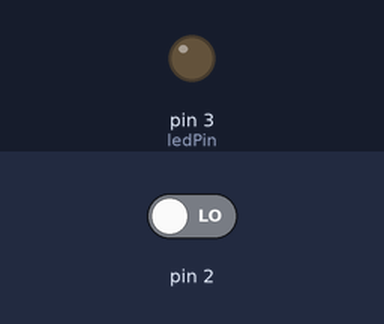
This sketch was run on a simulated Arduino Uno, built with avr-gcc and run on an emulated ATmega328P. Parts: output pins drawn as LEDs (lit = HIGH). Dashed ring = blinking. Inputs (shaded band) come from the test bench; at power-on: pin 2 LOW. What the sketch prints to the serial monitor is not drawn.

Above: at 1.2 s.
1.3 s: pin 2 driven HIGH
At 2.2 s:
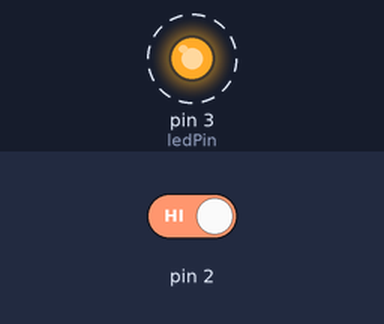
4.3 s: pin 2 driven LOW
At 4.8 s:
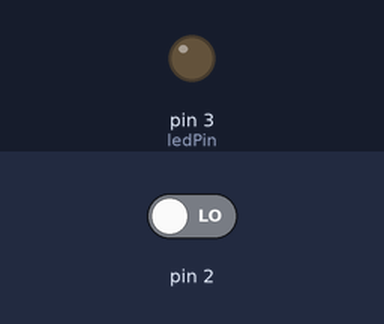
Timing chart, 0 to 7.3 s (numbered marks = the images above; inputs shaded):
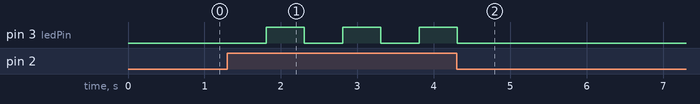

Measured:
- after the input at 1.3 s, pin 3 (ledPin): alternates HIGH for 0.50 s and LOW for 0.50 s, starting after 0.51 s
- after the input at 4.3 s, pin 3 (ledPin): goes on until 4.3 s, then stays LOW

The sketch:

S17_S1_1.ino
```cpp
int ledPin = 3;
bool ledState = false;

void setup() {
  pinMode(2, INPUT);
  pinMode(ledPin, OUTPUT);
  Serial.begin(9600);
}

void loop() {
  int estado = digitalRead(2);
  Serial.println(estado);
  if(estado == 1) {
    // Sonido
    ledState = !ledState;
    Serial.println(ledState);
    delay(500);
  }

  if(ledState) {
    digitalWrite(ledPin, 1);
  } else {
    digitalWrite(ledPin, 0);
  }
}
```
